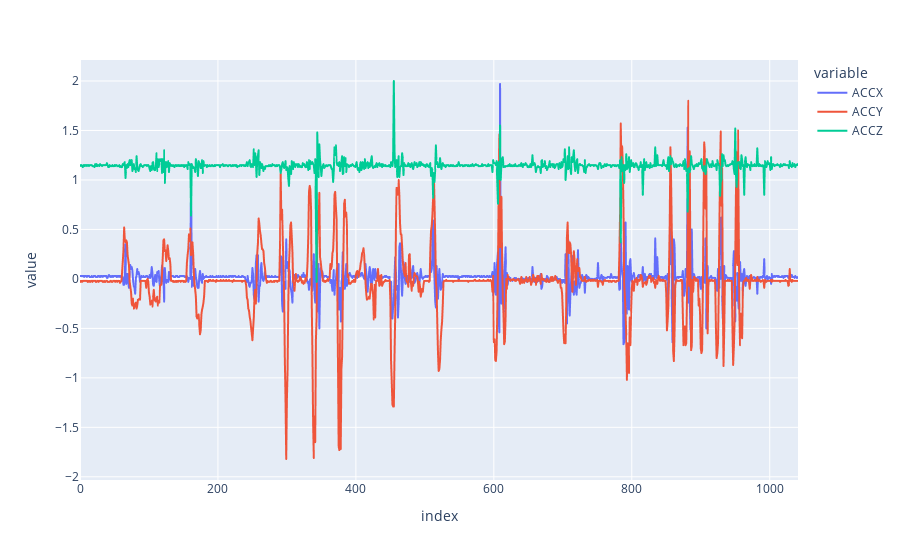

Here is the notebook cell this chart was saved with:
### Code cell
fig = px.line(df, y=["ACCX", "ACCY", "ACCZ"])
fig.show()

### Figure 1 — Plotly figure (JSON) as saved in the notebook; plotly's stock layout.template omitted (floating-point values rounded to 4 significant figures; data arrays with more than 128 entries replaced by an {"elided": "..."} marker saying what was removed)
{"data": [{"hovertemplate": "variable=ACCX<br>index=%{x}<br>value=%{y}<extra></extra>", "legendgroup": "ACCX", "line": {"color": "#636efa", "dash": "solid"}, "marker": {"symbol": "circle"}, "mode": "lines", "name": "ACCX", "showlegend": true, "type": "scattergl", "x": {"elided": "1042 int values"}, "xaxis": "x", "y": {"elided": "1042 float values"}, "yaxis": "y"}, {"hovertemplate": "variable=ACCY<br>index=%{x}<br>value=%{y}<extra></extra>", "legendgroup": "ACCY", "line": {"color": "#EF553B", "dash": "solid"}, "marker": {"symbol": "circle"}, "mode": "lines", "name": "ACCY", "showlegend": true, "type": "scattergl", "x": {"elided": "1042 int values"}, "xaxis": "x", "y": {"elided": "1042 float values"}, "yaxis": "y"}, {"hovertemplate": "variable=ACCZ<br>index=%{x}<br>value=%{y}<extra></extra>", "legendgroup": "ACCZ", "line": {"color": "#00cc96", "dash": "solid"}, "marker": {"symbol": "circle"}, "mode": "lines", "name": "ACCZ", "showlegend": true, "type": "scattergl", "x": {"elided": "1042 int values"}, "xaxis": "x", "y": {"elided": "1042 float values"}, "yaxis": "y"}], "layout": {"legend": {"title": {"text": "variable"}, "tracegroupgap": 0}, "margin": {"t": 60}, "xaxis": {"anchor": "y", "domain": [0, 1], "title": {"text": "index"}}, "yaxis": {"anchor": "x", "domain": [0, 1], "title": {"text": "value"}}}}
